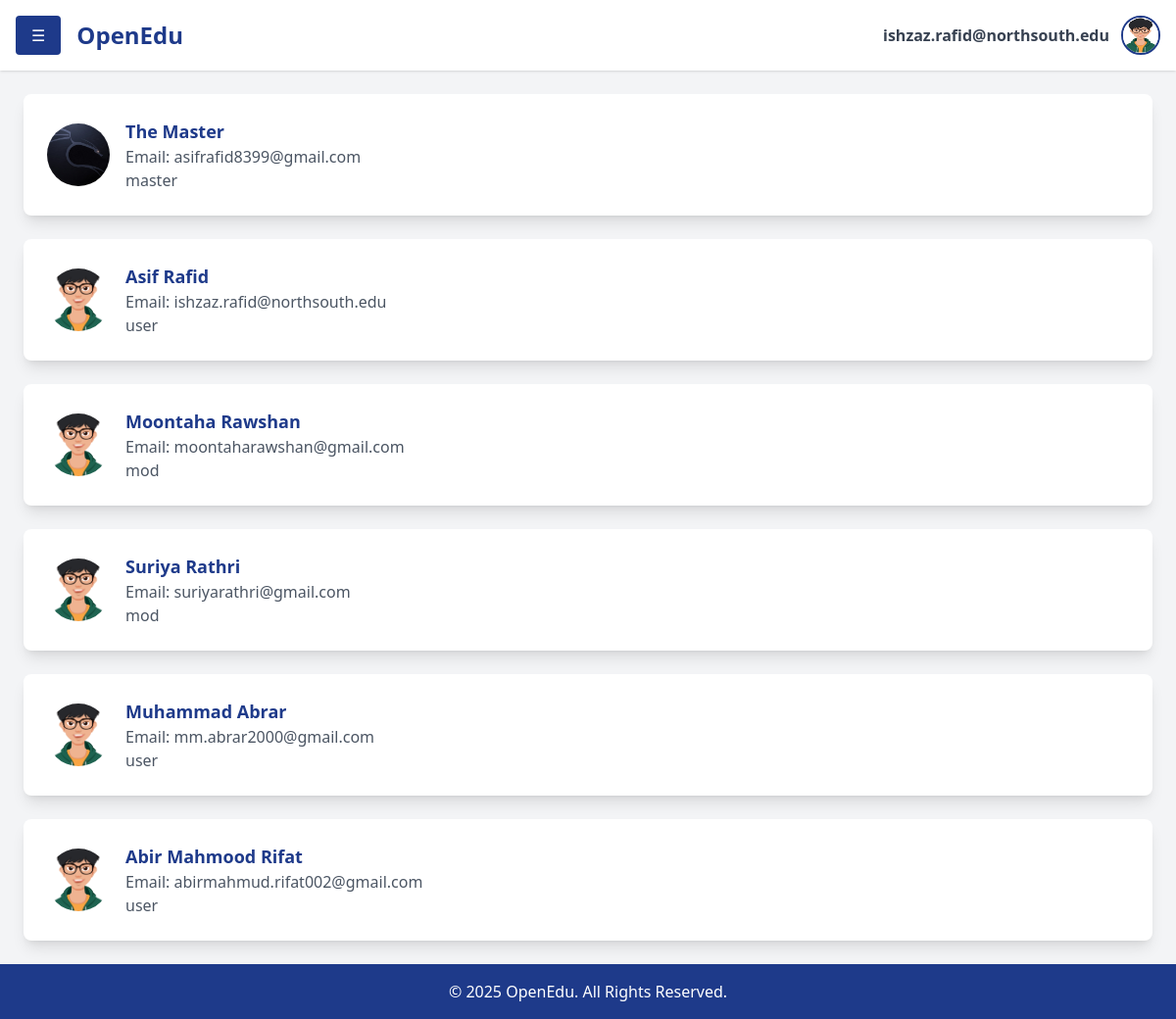
The page /students (signed in) on the database as committed earlier.
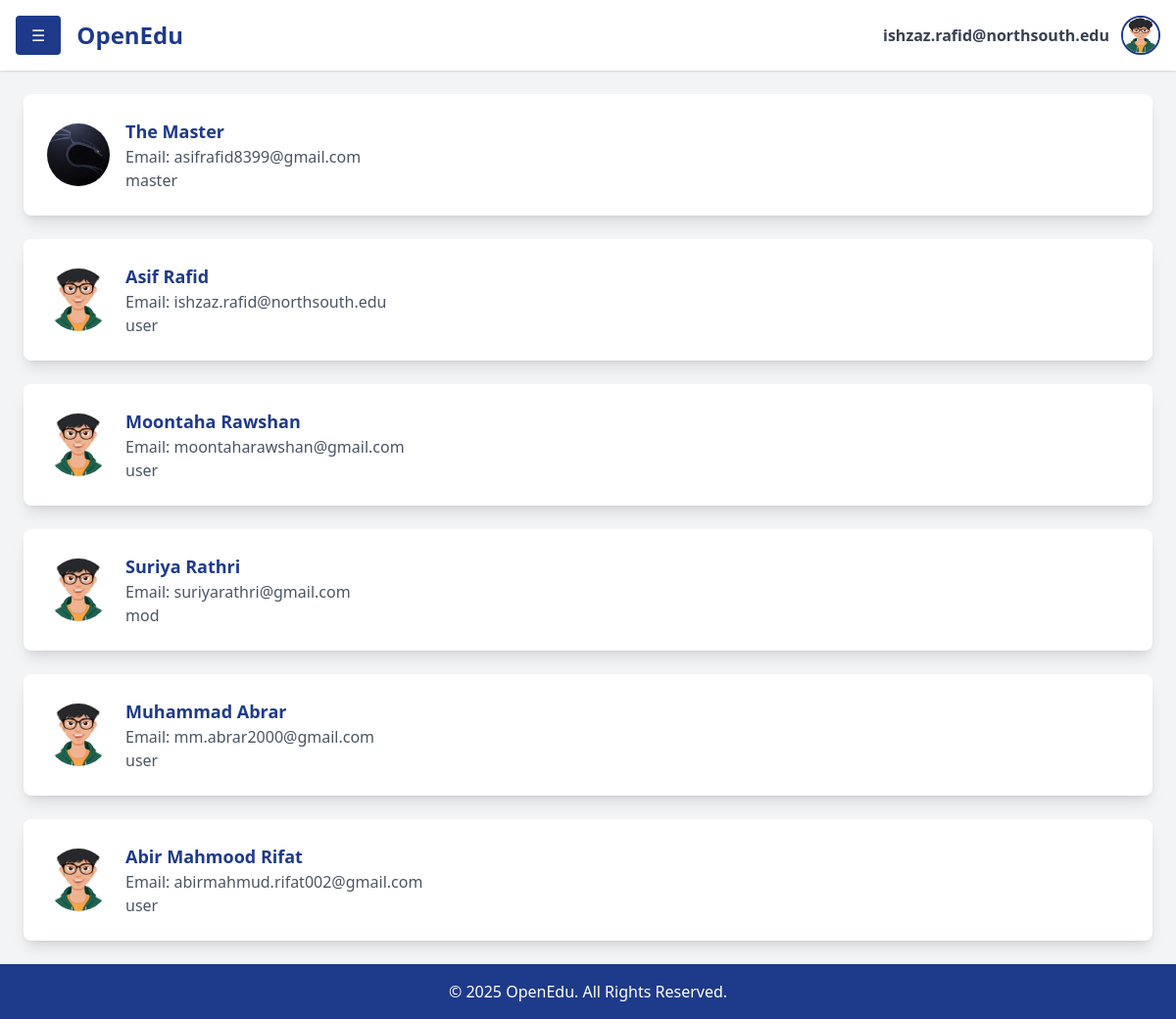
The same page on the database as committed later.
### accounts/models.py (models this page shows, shortened)
class User(AbstractUser):
    contact = models.CharField(max_length=15, blank=True, null=True)
    profilepicture = models.ImageField(upload_to='images/profilepictures', blank=True, null=True,default='images/profilepictures/rafid1.jpg')
    role=models.TextField(default='user')
    course=models.IntegerField(default=-1)
    department=models.IntegerField(default=-1)
    groups = models.ManyToManyField(
        'auth.Group',
        related_name='custom_user_set',
        blank=True
    )
    user_permissions = models.ManyToManyField(
        'auth.Permission',
        related_name='custom_user_permissions_set',
        blank=True
    )

### home/views.py (the view)
# urls.py: path('students', students, name='students'),
@login_required
def students(request):
    users=User.objects.all()
    context={'name':request.user.username,'users':users}
    return render(request,"pages/students.html",context)

### home/templates/pages/students.html
{% extends 'dashboard.html' %} {%block content %}
<div class="p-6 flex-grow">
  <div class="space-y-6">
    {%for user in users%}
    <div
      class="flex items-center bg-white p-6 rounded-lg shadow-lg hover:shadow-xl transition duration-300 transform hover:scale-105"
    >
      <div class="w-16 h-16 mr-4">
        <img
          src="{{user.profilepicture.url}}"
          class="w-full h-full rounded-full object-cover"
        />
      </div>
      <div>
        <h3 class="text-lg font-semibold text-blue-900">
          {{user.first_name}} {{user.last_name}}
        </h3>
        <p class="text-gray-600">Email: {{user.email}}</p>
        <p class="text-gray-600">{{user.role}}</p>
      </div>
    </div>
    {%endfor%}
  </div>
</div>
{%endblock%}

### home/templates/dashboard.html (shortened to what this page needs)
{% load static %}
<!DOCTYPE html>
<html lang="en">
  <head>
    <link rel="stylesheet" href="{% static 'css/dashboard.css' %}" />
    <script src="https://cdn.tailwindcss.com"></script>
  </head>
  <body class="bg-gray-100 flex">
    <div id="content" class="flex-1 flex flex-col min-h-screen ml-0">
      {% include 'inc/header.html' %} {% block content %}{% endblock %}
      {% include 'inc/footer.html' %}
  </body>
</html>

### home/templates/inc/header.html (shortened to what this page needs)
<header class="bg-white shadow p-4 flex justify-between items-center relative">
  <div class="flex items-center space-x-4">
    <button
      onclick="toggleSidebar()"
      class="bg-blue-900 text-white px-4 py-2 rounded"
    >
      ☰
    </button>
    <h1 class="text-2xl font-bold text-blue-900">OpenEdu</h1>
  </div>
  <div class="flex items-center space-x-3 relative">
    <span class="text-gray-700 font-semibold">
      {{ request.user.username }}
    </span>
    <a
      href="javascript:void(0);"
      onclick="toggleDropdownProfile()"
      class="w-10 h-10"
    >
      <img
        src="{{ request.user.profilepicture.url }}"
        alt="Profile"
        class="w-10 h-10 rounded-full border-2 border-blue-900"
      />
    </a>
  </div>
</header>

### home/templates/inc/footer.html
<footer class="bg-blue-900 text-white text-center p-4 mt-auto">
    <p>&copy; 2025 OpenEdu. All Rights Reserved.</p>
  </footer>
</div>

### home/static/css/dashboard.css (style rules this page uses)
#content { transition: margin-left 0.5s ease-in-out; }
footer { background-color: #1e40af; color: white; text-align: center; padding: 20px 0; position: relative; bottom: 0; width: 100%; }

Rows that differ between the two databases and show on the page:
changed User "Moontaha": role "mod" → "user"
